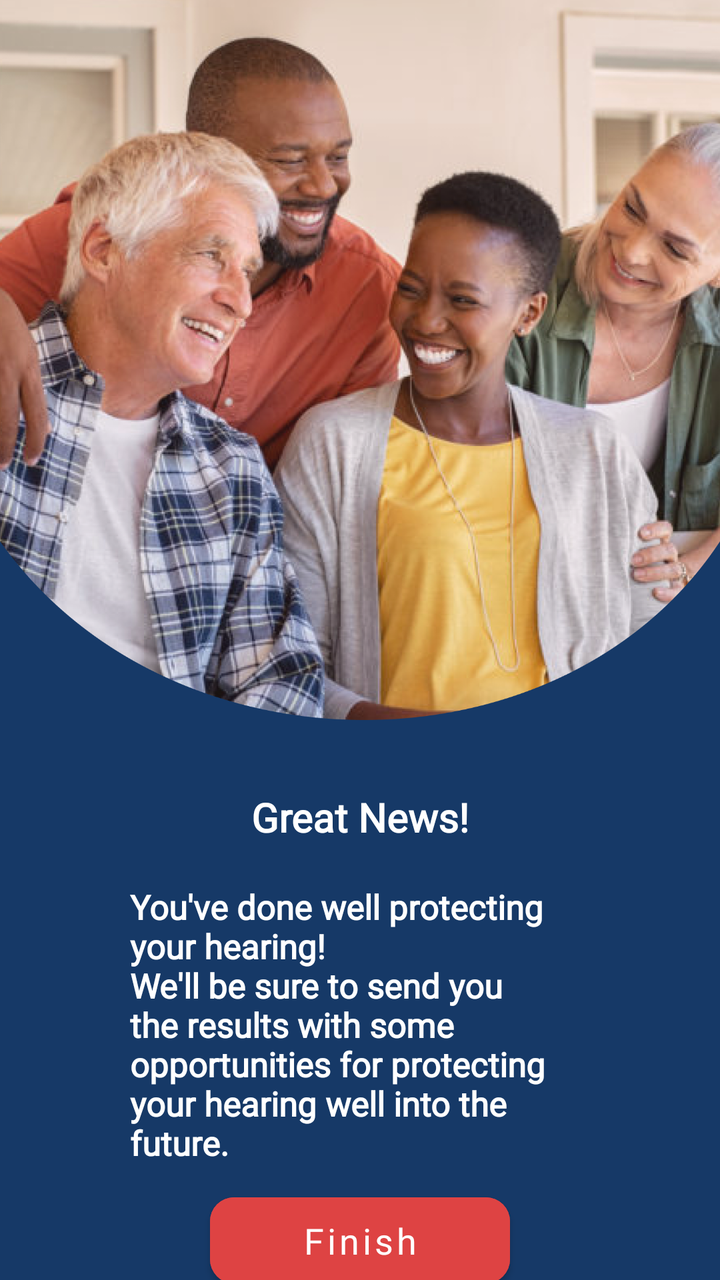
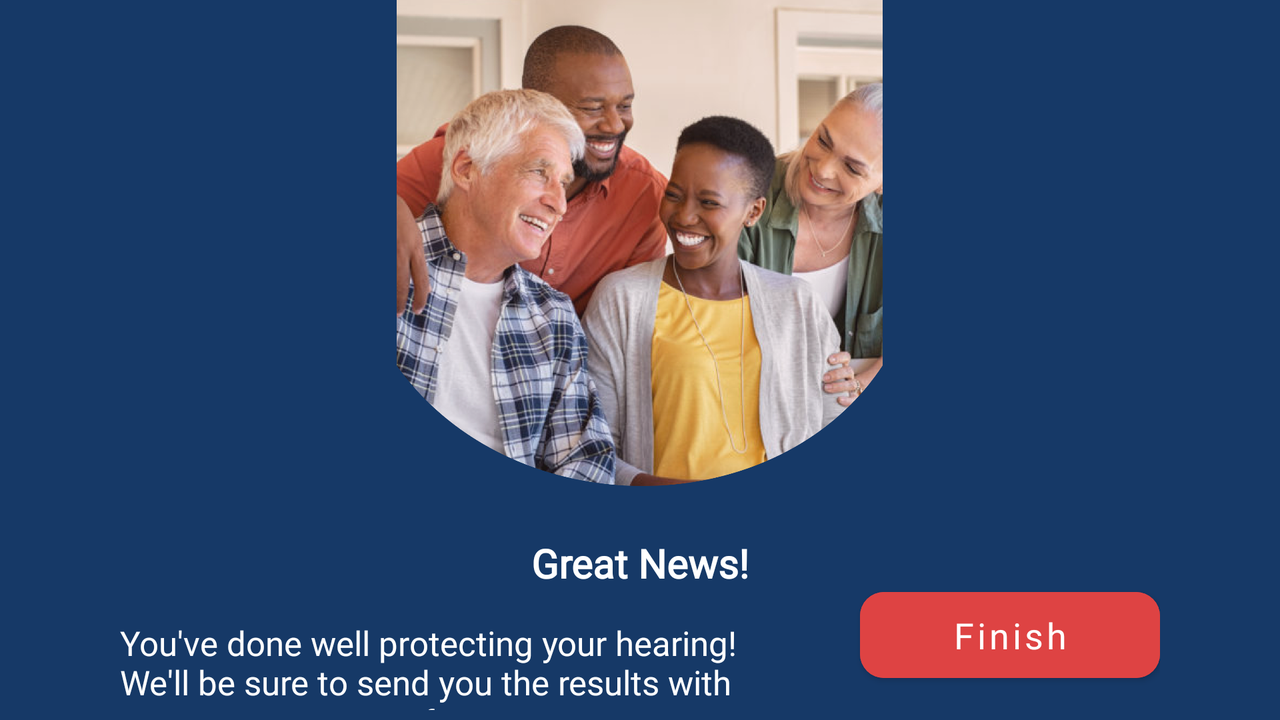

An Android layout and its configuration variant, each rendered on a device that would load it. The default file and the variant file are quoted in full after the pictures.
<!-- AndroidManifest.xml: application theme Theme.LucidQuickscreen -->
<!-- res/layout/fragment_no_recommendation.xml -->
<?xml version="1.0" encoding="utf-8"?>
<androidx.constraintlayout.widget.ConstraintLayout
        xmlns:android="http://schemas.android.com/apk/res/android"
        xmlns:app="http://schemas.android.com/apk/res-auto"
        xmlns:tools="http://schemas.android.com/tools"
        android:id="@+id/root_layout"
        android:layout_width="match_parent"
        android:layout_height="match_parent"
        android:background="@color/lq_blue"
        tools:context=".presentation.NoRecommendationFragment">


    <ImageView
            android:id="@+id/image_banner"
            android:layout_width="match_parent"
            android:layout_height="0dp"
            android:layout_gravity="top"
            android:src="@drawable/img_banner3"
            app:layout_constraintBottom_toTopOf="@+id/linearLayout"
            app:layout_constraintDimensionRatio="H,1:1"
            app:layout_constraintEnd_toEndOf="parent"
            app:layout_constraintStart_toStartOf="parent"
            app:layout_constraintTop_toTopOf="parent" />

    <LinearLayout
            android:id="@+id/linearLayout"
            android:layout_width="match_parent"
            android:layout_height="0dp"
            android:orientation="vertical"
            app:layout_constraintEnd_toEndOf="parent"
            app:layout_constraintStart_toStartOf="parent"
            app:layout_constraintTop_toBottomOf="@+id/image_banner">

        <TextView
                android:layout_width="match_parent"
                android:layout_height="wrap_content"
                android:layout_gravity="center_horizontal"
                android:layout_marginTop="35dp"
                android:fontFamily="@font/poppins_light"
                android:text="@string/great_news"
                android:textAlignment="center"
                android:textColor="@color/white"
                android:textSize="20sp"
                android:textStyle="bold" />

        <TextView
                android:layout_width="match_parent"
                android:layout_height="wrap_content"
                android:layout_gravity="center_horizontal"
                android:layout_marginTop="20dp"
                android:paddingHorizontal="65dp"
                android:fontFamily="@font/poppins_light"
                android:text="@string/no_recommendation_message"
                android:textColor="@color/white"
                android:textSize="17sp"
                android:textStyle="bold" />

        <com.google.android.material.button.MaterialButton
                android:id="@+id/button_next"
                android:layout_width="150dp"
                android:layout_height="55dp"
                android:layout_gravity="center"
                android:layout_marginTop="10dp"
                android:layout_marginBottom="10dp"
                android:backgroundTint="@color/button_background_color"
                android:fontFamily="@font/poppins_medium"
                android:inputType="textCapSentences"
                android:paddingStart="10dp"
                android:paddingEnd="10dp"
                android:text="@string/button_finish"
                android:textColor="@color/button_text_color"
                android:textSize="18sp"
                app:cornerRadius="12dp"
                android:enabled="true" />

    </LinearLayout>


</androidx.constraintlayout.widget.ConstraintLayout>
<!-- resources referenced by this layout -->
<resources>
  <color name="lq_blue">#163967</color>
  <color name="white">#FFFFFFFF</color>
  <!-- drawable img_banner3: png bitmap (drawable-hdpi, 1027638 bytes) -->
  <string name="button_finish">Finish</string>
  <string name="great_news">Great News!</string>
  <string name="no_recommendation_message">"You\'ve done well protecting your hearing!\nWe\'ll be sure to send you the results with some opportunities for protecting your hearing well into the future."</string>
  <style name="Theme.LucidQuickscreen" parent="Theme.MaterialComponents.DayNight.NoActionBar">
          
          <item name="colorPrimary">@color/lq_blue</item>
          <item name="colorPrimaryVariant">@color/purple_700</item>
          <item name="colorOnPrimary">@color/white</item>
          
          <item name="colorSecondary">@color/teal_200</item>
          <item name="colorSecondaryVariant">@color/teal_700</item>
          <item name="colorOnSecondary">@color/black</item>
          
          <item name="android:windowFullscreen">true</item>
          <item name="android:statusBarColor" tools:targetApi="l">?attr/colorPrimaryVariant</item>
          
      </style>
  <color name="purple_700">#FF3700B3</color>
  <color name="teal_200">#FF03DAC5</color>
  <color name="teal_700">#FF018786</color>
  <color name="black">#FF000000</color>
</resources>
<!-- res/layout-land/fragment_no_recommendation.xml (the repository's variant of the layout above) -->
<!-- drawn on the phone turned sideways -->
<?xml version="1.0" encoding="utf-8"?>
<RelativeLayout xmlns:android="http://schemas.android.com/apk/res/android"
        xmlns:app="http://schemas.android.com/apk/res-auto"
        xmlns:tools="http://schemas.android.com/tools"
        android:id="@+id/root_layout"
        android:layout_width="match_parent"
        android:layout_height="match_parent"
        android:background="@color/lq_blue"
        tools:context=".presentation.ProductRecommendationFragment">

    <LinearLayout
            android:id="@+id/top_section"
            android:layout_width="match_parent"
            android:layout_height="wrap_content"
            android:orientation="horizontal">

        <View
                android:layout_width="0dp"
                android:layout_height="match_parent"
                android:layout_weight="31" />

        <androidx.constraintlayout.widget.ConstraintLayout
                android:layout_width="0dp"
                android:layout_height="wrap_content"
                android:layout_weight="38">

            <ImageView
                    android:id="@+id/image_banner"
                    android:layout_width="match_parent"
                    android:layout_height="0dp"
                    android:layout_gravity="top"
                    android:src="@drawable/img_banner3"
                    app:layout_constraintDimensionRatio="H,1:1"
                    app:layout_constraintEnd_toEndOf="parent"
                    app:layout_constraintStart_toStartOf="parent"
                    app:layout_constraintTop_toTopOf="parent" />
        </androidx.constraintlayout.widget.ConstraintLayout>

        <View
                android:layout_width="0dp"
                android:layout_height="match_parent"
                android:layout_weight="31" />
    </LinearLayout>

    <androidx.appcompat.widget.LinearLayoutCompat
            android:layout_width="match_parent"
            android:layout_height="wrap_content"
            android:orientation="vertical"
            android:layout_below="@id/top_section"
            >
        <TextView
                android:layout_width="match_parent"
                android:layout_height="wrap_content"
                android:layout_gravity="center_horizontal"
                android:layout_marginTop="25dp"
                android:fontFamily="@font/poppins_light"
                android:text="@string/great_news"
                android:textAlignment="center"
                android:textColor="@color/white"
                android:textSize="20sp"
                android:textStyle="bold" />
        <LinearLayout
                android:layout_width="match_parent"
                android:layout_height="wrap_content"
                android:orientation="horizontal"
                android:paddingHorizontal="60dp">
            <TextView
                    android:layout_width="0dp"
                    android:layout_height="wrap_content"
                    android:text="@string/no_recommendation_message"
                    android:textColor="@color/white"
                    android:layout_gravity="center_vertical"
                    android:fontFamily="@font/poppins_medium"
                    android:textSize="17sp"
                    android:paddingEnd="60dp"
                    android:paddingBottom="10dp"
                    android:layout_weight="2"
                    android:layout_marginTop="10dp" />

            <com.google.android.material.button.MaterialButton
                    android:id="@+id/button_next"
                    android:layout_width="150dp"
                    android:layout_height="55dp"
                    android:layout_gravity="center"
                    android:layout_marginBottom="10dp"
                    android:backgroundTint="@color/button_background_color"
                    android:fontFamily="@font/poppins_medium"
                    android:inputType="textCapSentences"
                    android:paddingStart="10dp"
                    android:paddingEnd="10dp"
                    android:text="@string/button_finish"
                    android:textColor="@color/button_text_color"
                    android:textSize="18sp"
                    app:cornerRadius="12dp"
                    android:enabled="true" />
        </LinearLayout>
    </androidx.appcompat.widget.LinearLayoutCompat>



</RelativeLayout>
